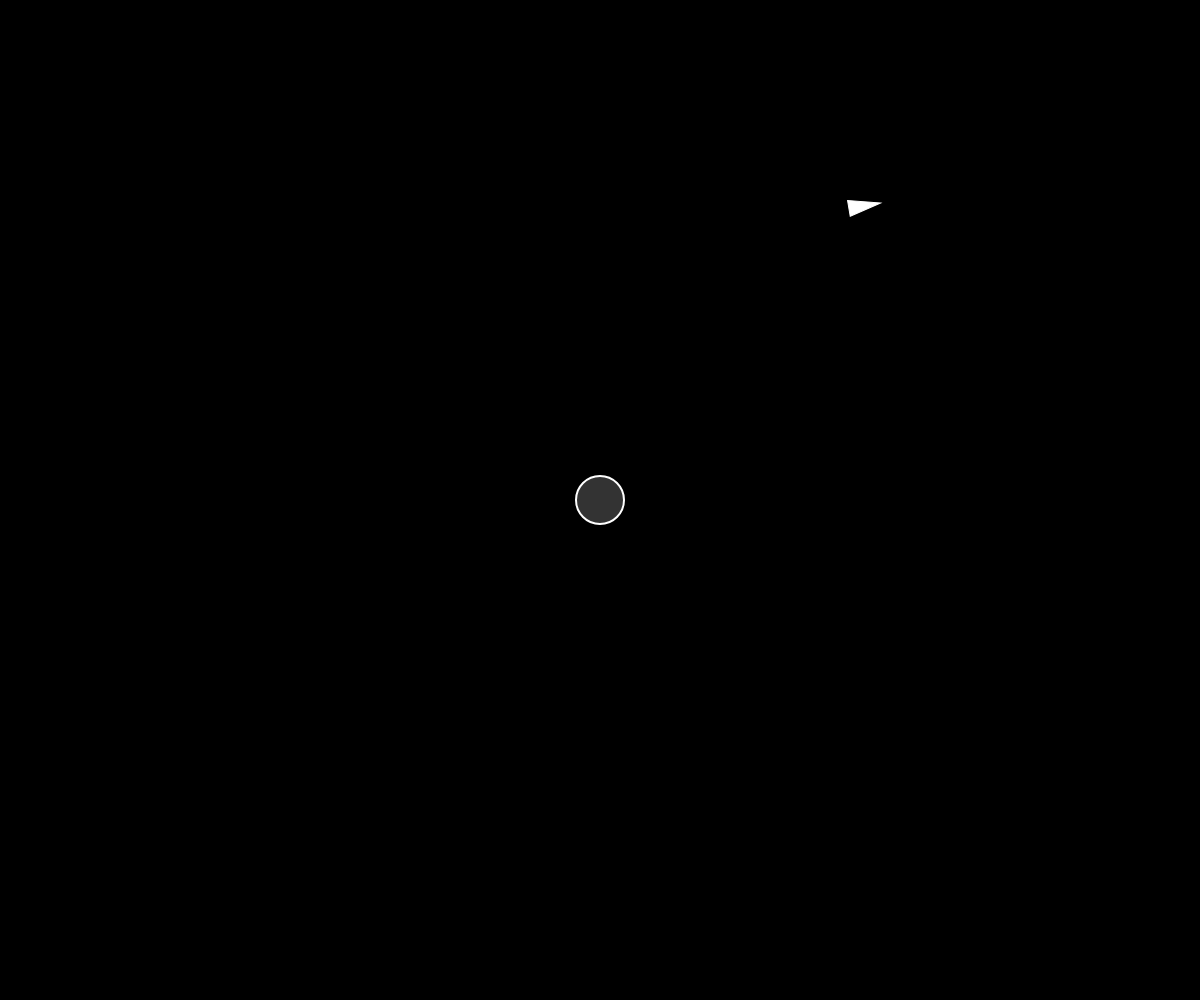
Frame 1 (no input)
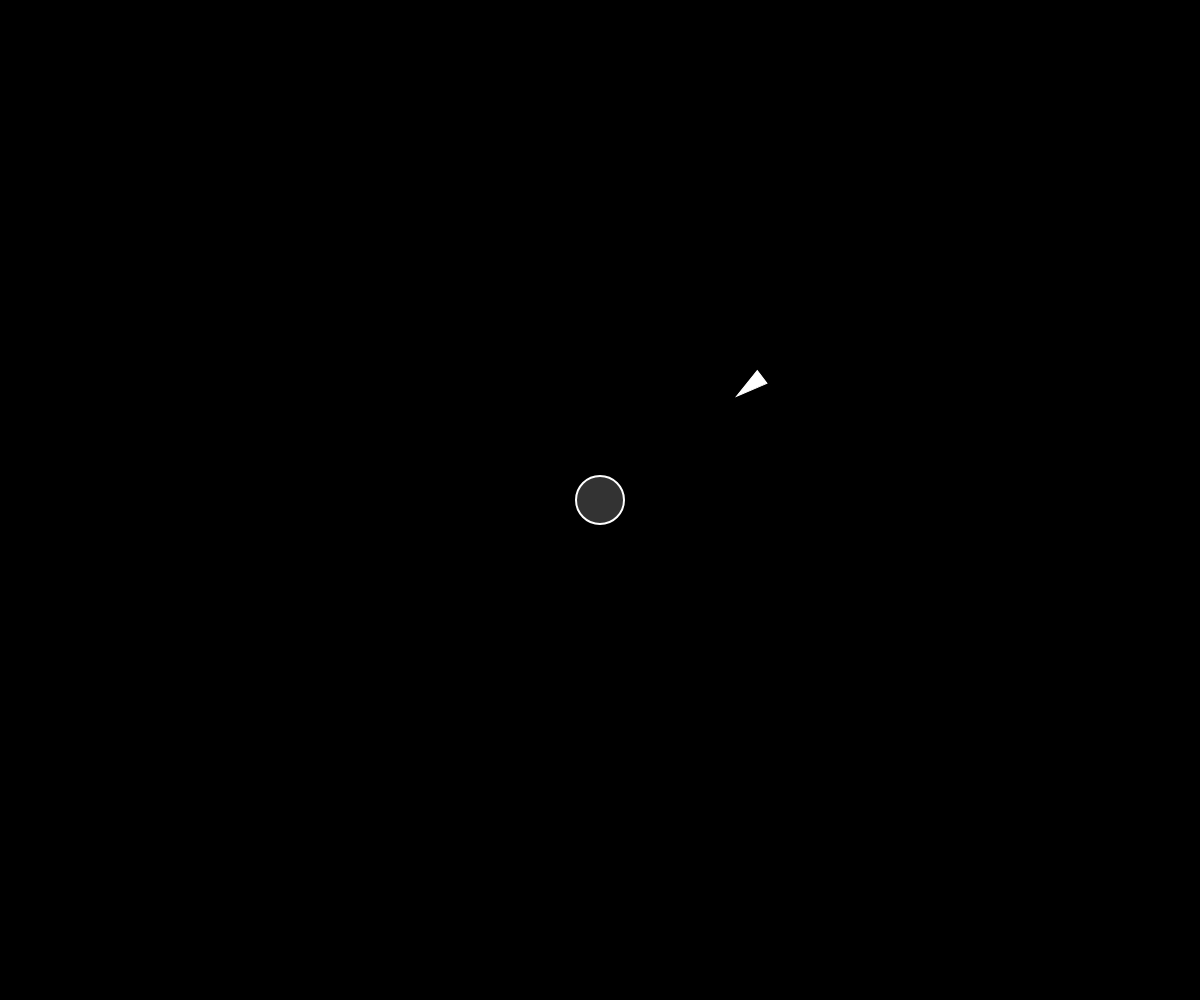
Frame 60 (no input)
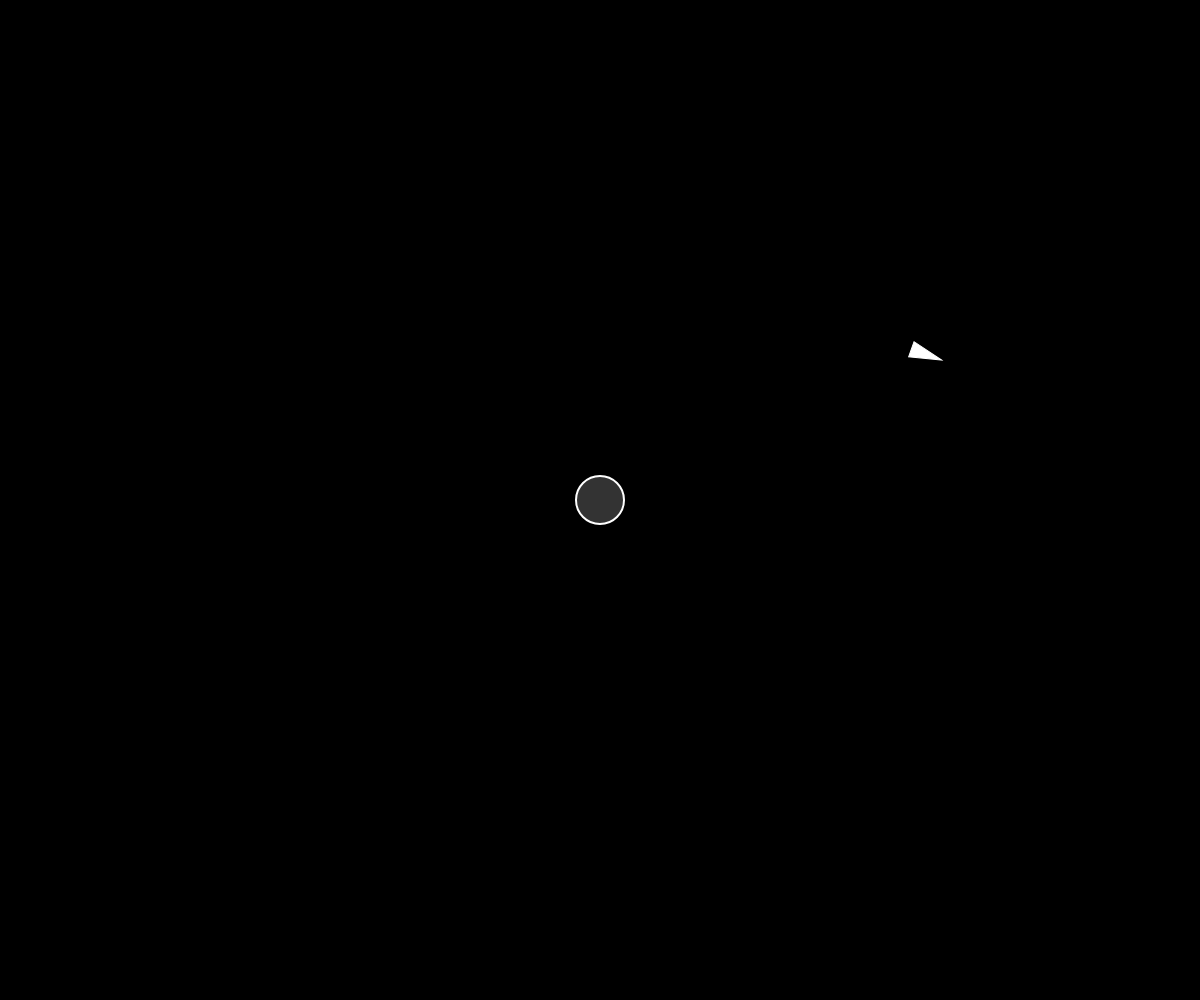
Frame 120 (the mouse pressed at the canvas centre since frame 60)

The p5.js sketch that drew these frames (run headless with seeded random() and noise() and a simulated clock; from frame 60 on, the mouse is pressed at the canvas centre):

// p5.js sketch
// ── sketch.js
// Seeking a Target (Arrive)
// The Nature of Code
// The Coding Train / Daniel Shiffman
// https://youtu.be/p1Ws1ZhG36g
// https://thecodingtrain.com/learning/nature-of-code/5.2-seek.html

// Seek: https://editor.p5js.org/codingtrain/sketches/AxuChwlgb
// Seek with Sliders: https://editor.p5js.org/codingtrain/sketches/DROTtSI7J
// Arrive: https://editor.p5js.org/codingtrain/sketches/dQx9oOfTN
// Pursue: https://editor.p5js.org/codingtrain/sketches/XbsgoU_of

let v;

function setup() {
  createCanvas(windowWidth, windowHeight);
  v = new Vehicle(width / 2, height / 2);
}

function draw() {
  background(0);

  let mouse = createVector(width / 2, height / 2);

  // Draw an ellipse at the mouse position
  fill(51);
  stroke(255);
  strokeWeight(2);
  ellipse(mouse.x, mouse.y, 48, 48);

  if (p5.Vector.dist(v.position, mouse) < 8) {
    v = new Vehicle(random(width), random(height));
  }

  // Call the appropriate steering behaviors for our agents
  v.arrive(mouse);
  v.update();
  v.display();
}

// ── vehicle.js
// Seeking a Target (Arrive)
// The Nature of Code
// The Coding Train / Daniel Shiffman
// https://youtu.be/p1Ws1ZhG36g
// https://thecodingtrain.com/learning/nature-of-code/5.2-seek.html

// Seek: https://editor.p5js.org/codingtrain/sketches/AxuChwlgb
// Seek with Sliders: https://editor.p5js.org/codingtrain/sketches/DROTtSI7J
// Arrive: https://editor.p5js.org/codingtrain/sketches/dQx9oOfTN
// Pursue: https://editor.p5js.org/codingtrain/sketches/XbsgoU_of

class Vehicle {
  constructor(x, y) {
    this.acceleration = createVector(0, 0);
    this.velocity = p5.Vector.random2D();
    this.position = createVector(x, y);
    this.r = 8;
    this.maxspeed = 8;
    this.velocity.setMag(this.maxspeed);
    this.maxforce = 0.4;
  }

  // Method to update location
  update() {
    // Update velocity
    this.velocity.add(this.acceleration);
    // Limit speed
    this.velocity.limit(this.maxspeed);
    this.position.add(this.velocity);
    // Reset accelerationelertion to 0 each cycle
    this.acceleration.mult(0);
  }

  applyForce(force) {
    // We could add mass here if we want A = F / M
    this.acceleration.add(force);
  }

  // A method that calculates a steering force towards a target
  // STEER = DESIRED MINUS VELOCITY
  arrive(target) {
    var desired = p5.Vector.sub(target, this.position); // A vector pointing from the location to the target
    var d = desired.mag();
    // Scale with arbitrary damping within 100 pixels
    if (d < 100) {
      var m = map(d, 0, 200, 0, this.maxspeed);
      desired.setMag(m);
    } else {
      desired.setMag(this.maxspeed);
    }

    // Steering = Desired minus Velocity
    var steer = p5.Vector.sub(desired, this.velocity);
    steer.limit(this.maxforce); // Limit to maximum steering force
    this.applyForce(steer);
  }

  display() {
    // Draw a triangle rotated in the direction of velocity
    var theta = this.velocity.heading() + PI / 2;
    fill(255);
    stroke(255);
    strokeWeight(1);
    push();
    translate(this.position.x, this.position.y);
    rotate(theta);
    beginShape();
    vertex(0, -this.r * 2);
    vertex(-this.r, this.r * 2);
    vertex(this.r, this.r * 2);
    endShape(CLOSE);
    pop();
  }
}
